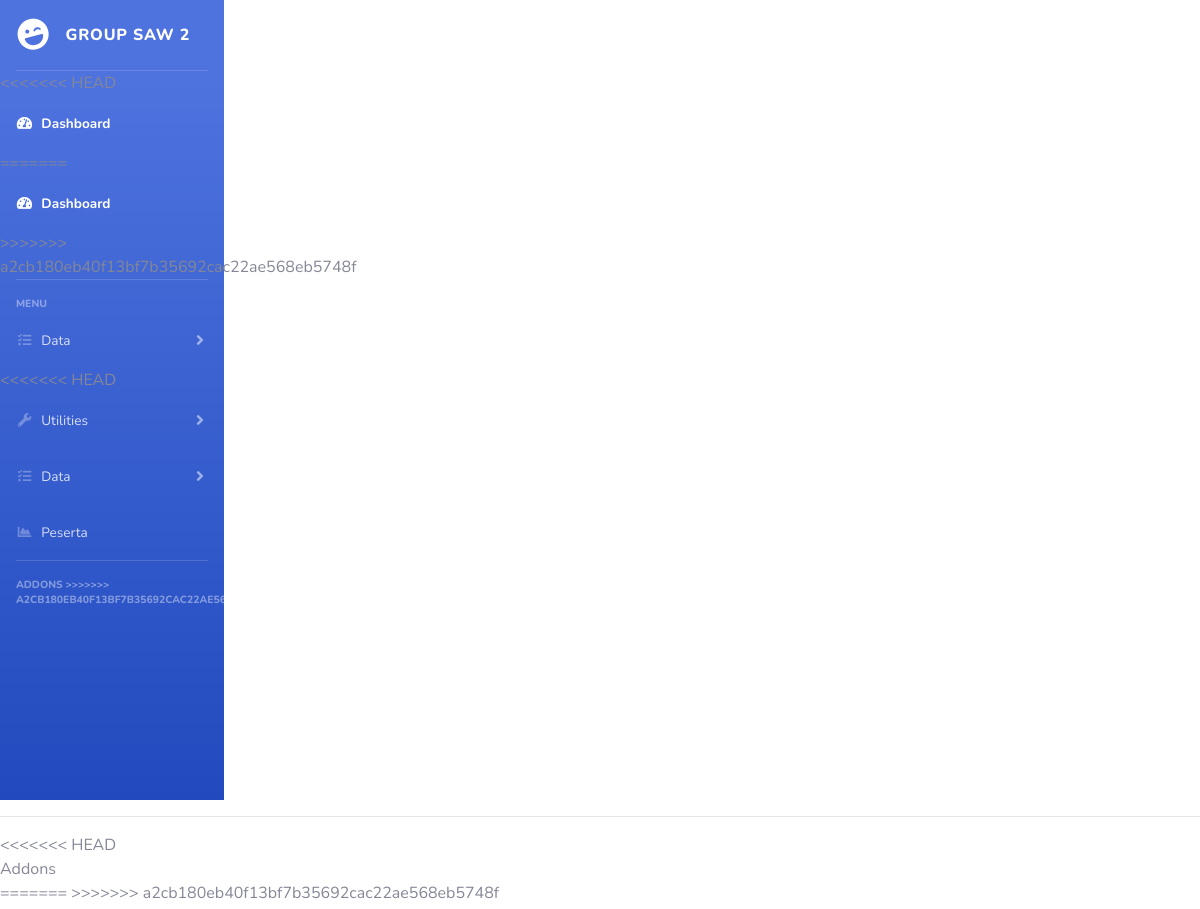
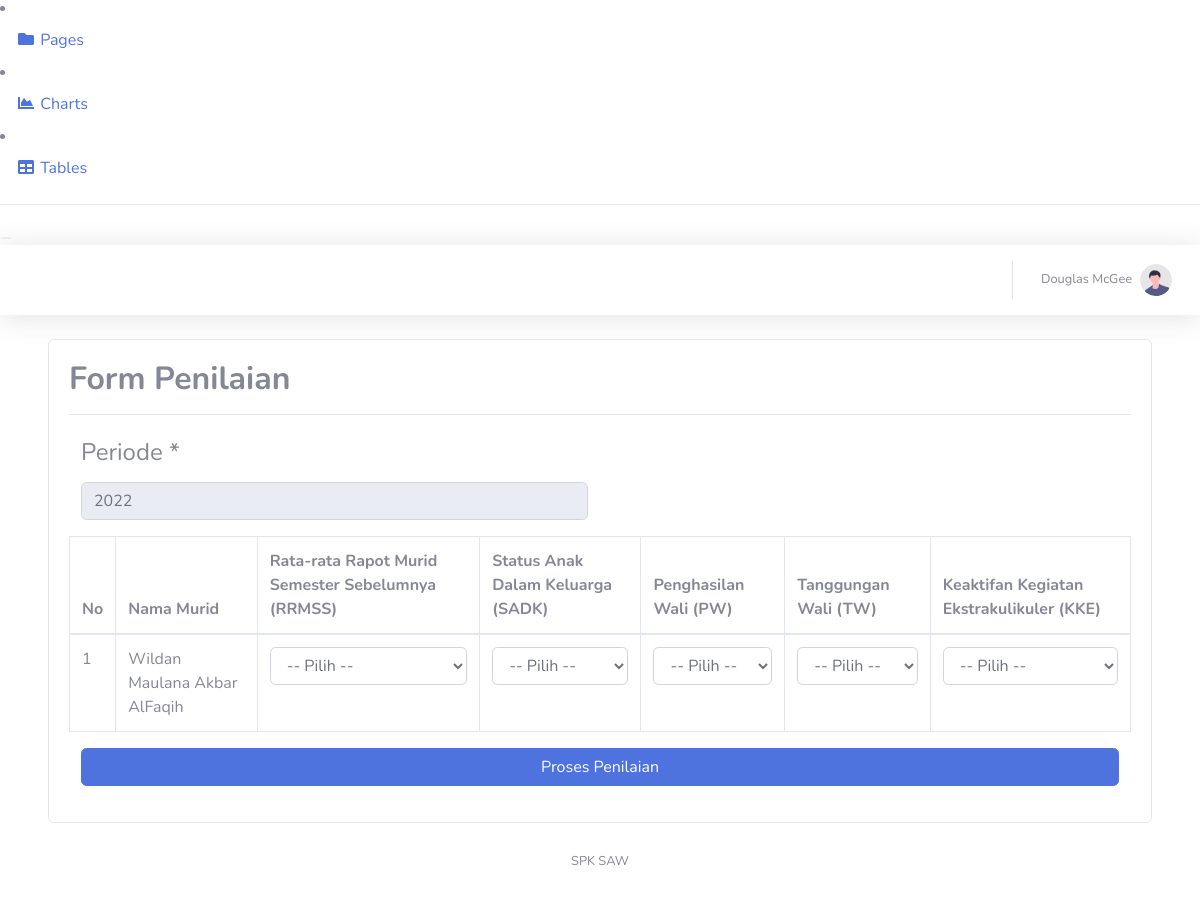
/formPenilaian.php, run on the app's committed database (2 pictures, top to bottom).
### tables this page shows
CREATE TABLE `tbl_kriteria` (
  `id_kriteria` int(8) NOT NULL,
  `nama_kriteria` varchar(50) NOT NULL,
  `bobot_kriteria` int(4) NOT NULL,
  `jenis_kriteria` varchar(8) NOT NULL,
  `tgl_ubah` varchar(20) DEFAULT NULL
);

CREATE TABLE `tbl_peserta` (
  `nisn` int(20) NOT NULL,
  `nama` varchar(50) NOT NULL,
  `kelas` varchar(10) NOT NULL,
  `nama_wali` varchar(50) DEFAULT NULL,
  `gaji` varchar(50) DEFAULT NULL
);

### formPenilaian.php (the view, shortened to what this page needs)
<!DOCTYPE html>
<html lang="en">
<head>
    <link href="vendor/fontawesome-free/css/all.min.css" rel="stylesheet" type="text/css">
    <link href="css/sb-admin-2.min.css" rel="stylesheet">
</head>
<body id="page-top">
    <div id="wrapper">
        <?php
        include('navbar.php');
        ?>
        <div id="content-wrapper" class="d-flex flex-column">
            <div id="content">
                <?php
                include('topbar.php');
                ?>
                <div class="container-fluid">
                    <?php
                    include "koneksi.php";
                    ?>
                    <div class="page-content">
                        <div class="container-fluid">
                            <div class="row ">
                                <div class="col-12">
                                    <div class="card">
                                        <div class="card-body">
                                            <section class="content">
                                                <div class="row">
                                                    <div class="col-sm-12">
                                                        <form id="demo-form2" data-parsley-validate class="form-horizontal form-label-left" action="penilaian.php" method="post">
                                                            <div class="card-box table-responsive">
                                                                <h2 class="m-t-0 header-title"><b>Form Penilaian</b></h2>
                                                                <hr />
                                                                <div class="item form-group">
                                                                    <label class="col-form-label col-md-3 col-sm-3 label-align" for="first-name">
                                                                        <h4 class="m-t-0 header-title">Periode <span class="required">*</span></h4>
                                                                    </label>
                                                                    <div class="col-md-6 col-sm-6 ">
                                                                        <input type="text" class="form-control" name="priode" placeholder="" value="<?= date('Y'); ?>" readonly>
                                                                    </div>
                                                                </div>
                                                                <table id="datatable" class="table table-bordered">
                                                                    <thead>
                                                                        <tr>
                                                                            <th>No</th>
                                                                            <th>Nama Murid</th>
                                                                            <?php
                                                                            $querykriteria = mysqli_query($con, "SELECT nama_kriteria FROM tbl_kriteria");
                                                                            while ($krt = mysqli_fetch_array($querykriteria)) {
                                                                            ?>
                                                                                <th><?php echo $krt['nama_kriteria']; ?></th>
                                                                            <?php } ?>
                                                                        </tr>
                                                                    </thead>
                                                                    <tbody>
                                                                        <?php
                                                                        $no = 0;
                                                                        $querykar = mysqli_query($con, "SELECT * FROM tbl_peserta");
                                                                        while ($kar = mysqli_fetch_array($querykar)) {
                                                                            $id = $kar['nisn'];
                                                                            $no++;
                                                                        ?>
                                                                            <tr>
                                                                                <td><?= $no; ?></td>
                                                                                <td><?php echo $kar['nama']; ?></td>
                                                                                <?php
                                                                                $querykriteria = mysqli_query($con, "SELECT * FROM tbl_kriteria");
                                                                                while ($krt = mysqli_fetch_array($querykriteria)) {
                                                                                    $id_krt = $krt['id_kriteria'];
                                                                                ?>
                                                                                    <td>
                                                                                        <div class="m-b-0">
                                                                                            <select name="nilai[<?php echo $id; ?>][<?php echo $id_krt; ?>]" id="" class="form-control" data-style="btn-custom">
                                                                                                <option value="0">-- Pilih --</option>
                                                                                            </select>
                                                                                        </div>
                                                                                    </td>
                                                                                <?php } ?>
                                                                            </tr>
                                                                        <?php } ?>
                                                                    </tbody>
                                                                </table>
                                                                <div class="item form-group">
                                                                    <div class="col-md-12 col-sm-12">
                                                                        <button type="submit" class="btn btn-block btn-primary waves-effect waves-light">Proses Penilaian </button>
                                                                    </div>
                                                                </div>
                                                        </form>
                                                    </div>
                                                </div>
                                        </div>
                                    </div>
                                </div>
                            </div>
                        </div>
                    </div>
                </div>
            </div>
            <?php
            include('footer.php');
            ?>
        </div>
    </div>
</body>
</html>

### data on the page
tbl_kriteria: nama_kriteria "Rata-rata Rapot Murid Semester Sebelumnya (RRMSS)", id_kriteria.nisn "-- Pilih --"
tbl_kriteria: nama_kriteria "Status Anak Dalam Keluarga (SADK)", id_kriteria.nisn "-- Pilih --"
tbl_kriteria: nama_kriteria "Penghasilan Wali (PW)", id_kriteria.nisn "-- Pilih --"
tbl_kriteria: nama_kriteria "Tanggungan Wali (TW)", id_kriteria.nisn "-- Pilih --"
tbl_kriteria: nama_kriteria "Keaktifan Kegiatan Ekstrakulikuler (KKE)", id_kriteria.nisn "-- Pilih --"
tbl_peserta: nama "Wildan Maulana Akbar AlFaqih"
